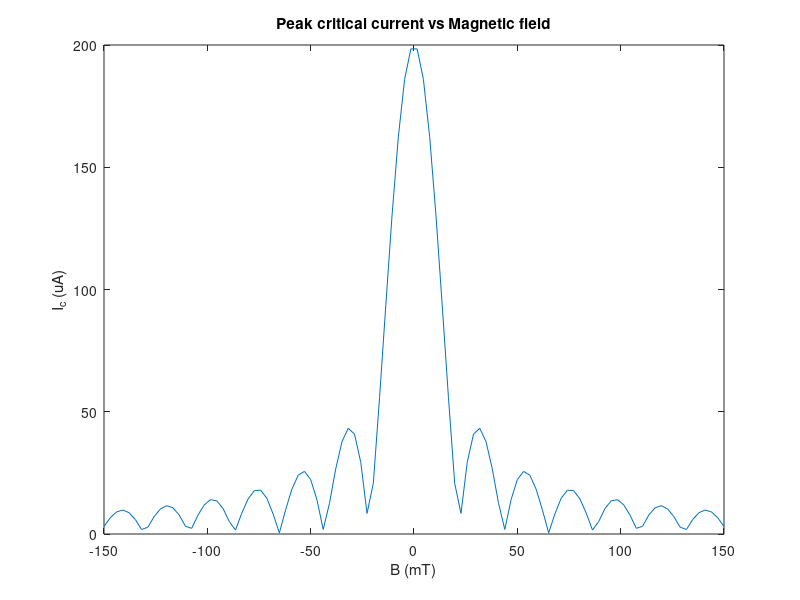

MATLAB code to generate this figure: (Note: this script raises an error after producing the figure.)
%constant definitions
fluxQuantum = 2.06783383E-15;
lambda = 90E-9; %London penetration depth of Niobium

%geometry
d = 10E-9; L = 500E-9;

%physical quantities
Bwidth = 0.15; %150mT
N = 100; %no. of data points
B = linspace(-Bwidth,Bwidth,N);
%beta = 2*pi*(2*lambda+d)*B/fluxQuantum;
I0 = 200E-6; %peak current of 200uA

Ic = @(x)I0*abs(sinc(x*L*(2*lambda+d)/fluxQuantum)); %sample fraunhofer pattern

Ic_max = Ic(B);
plot(B*1E3, Ic_max*1E6)
title('Peak critical current vs Magnetic field')
xlabel('B (mT)')
ylabel('I_c (uA)')

[I_even, minX,minCount] = flipFn(Ic_max,B);
%plot(beta,I_even);
if I_even(N/2)<0
    for i=1:N
        I_even(i) = - I_even(i);
    end
end

I_odd = interp1(B,Ic_max,minX);%-Ic_max(N/2);
plot(minX,I_odd,'-o');
%I_odd = interp_flip(beta, Ic_max, minX, minCount);
%I_odd = zeros(size(I_even)); %debugging

Ix = I_even + 1j*I_odd;

Jx = ifft(Ix);
%Jx = ifft(sinc(beta*L*(2*lambda+d)/fluxQuantum));

Jx = ifftshift(abs(Jx));

plot(B*1E3, I_even*1E6, 'm', B*1E3, I_odd*1E6, 'b')
title('Even and odd components of peak critical current')
xlabel('B (mT)')
ylabel('I_c (uA)')
legend('I_e', 'I_o')

spac_vect = linspace(-5*L*1E9/2,5*L*1E9/2,N);
%plot(beta, Jx);
plot(spac_vect, Jx*1E6)
title('Current density')
xlabel('x (nm)')
ylabel('J (uA/m^2)')
